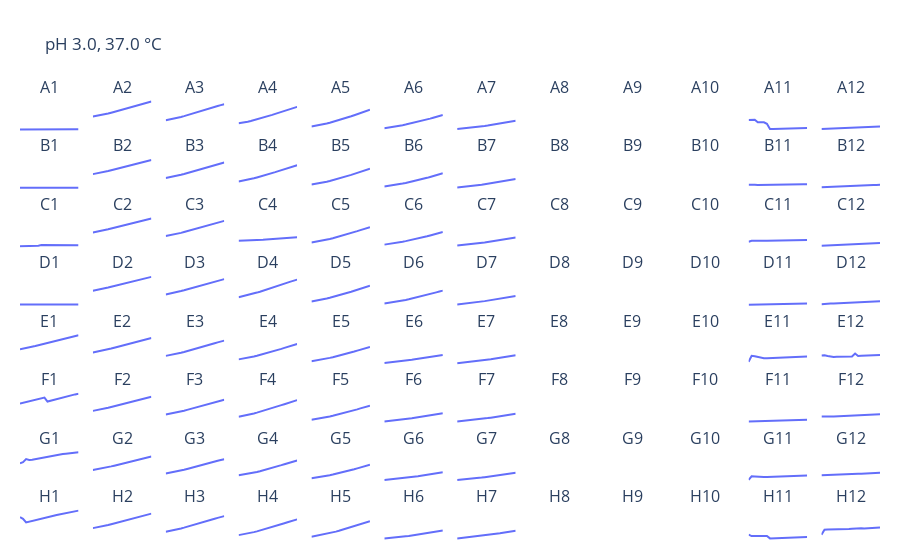

Source (notebook cell):
### Markdown cell above
## Process kinetic data

### Code cell
plate_woTween = Plate.from_reader(
    reader=parse_magellan,
    path="laccase_kinetics/Laccase_kinetic_woTween_Rawdata.xlsx",
    ph=3,
    wavelength=420,
)

plate_Tween = Plate.from_reader(
    reader=parse_magellan,
    path="laccase_kinetics/Laccase_kinetic_wthTween_Rawdata.xlsx",
    ph=3,
    wavelength=420,
)

plates = [plate_woTween, plate_Tween]

plate_Tween.visualize(wavelengths=420, zoom=False)
